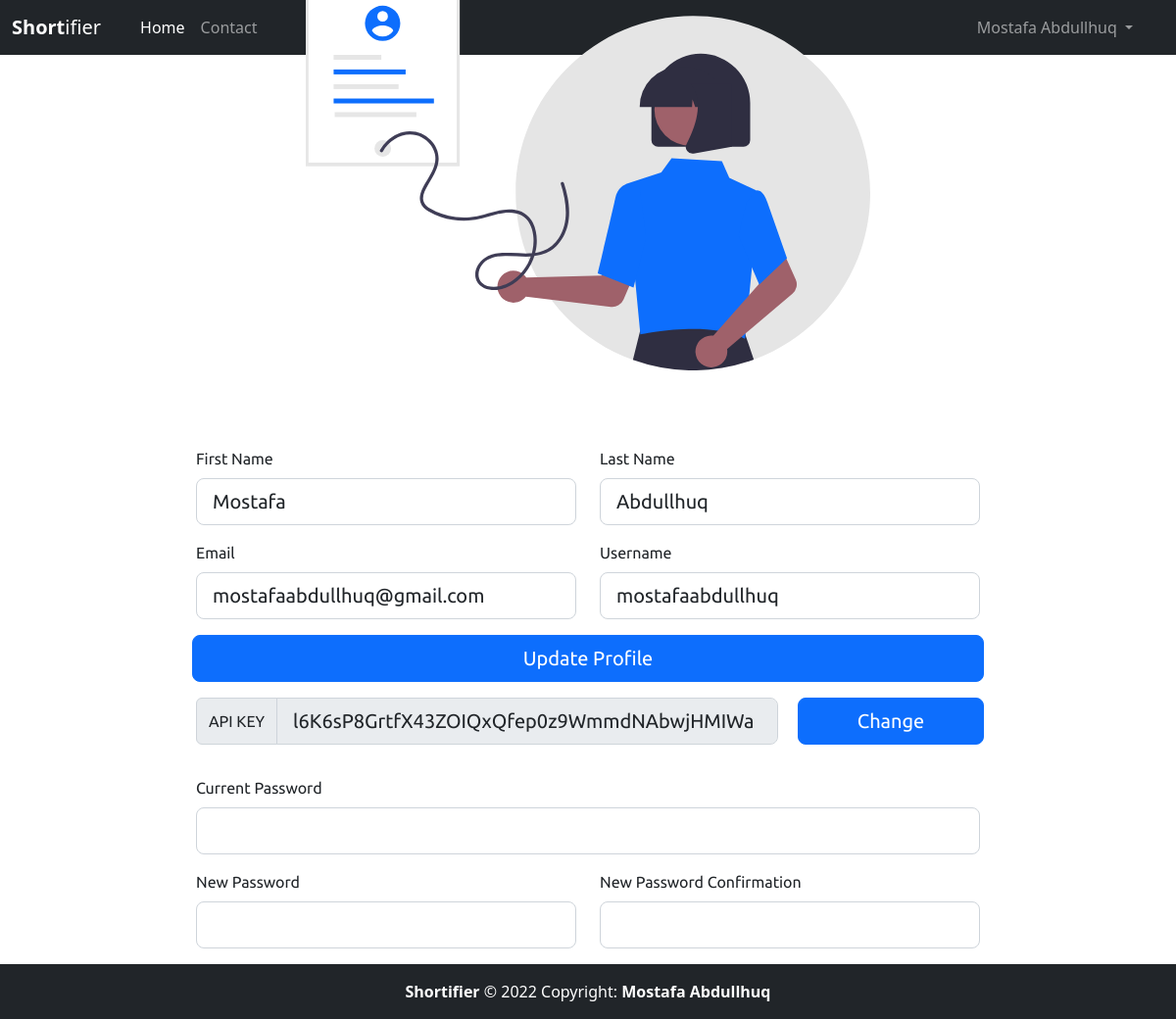
The app's page /settings (signed in) with its own data.
### tables this page shows
CREATE TABLE "users" (
  "id" integer PRIMARY KEY,
  "first_name" text NOT NULL,
  "last_name" text NOT NULL,
  "email" text UNIQUE NOT NULL,
  "username" text UNIQUE NOT NULL,
  "password" text NOT NULL,
  "api_key" text UNIQUE NOT NULL,
  "is_verified" boolean NOT NULL
);

### app.py (the view)
@login_required
@app.route("/settings", methods=["GET", "POST"])
def settings():
    if request.method == "GET":
        return render_template("settings.html")

### app.py (called while the page is built)
@app.after_request
def after_request(response):
    response.headers["Cache-Control"] = "no-cache, no-store, must-revalidate"
    response.headers["Expires"] = 0
    response.headers["Pragma"] = "no-cache"
    return response

@app.context_processor
def get_user_details():
    if session["user_id"] and session["api_key"]:
        try:
            userDetails = db.execute("SELECT * FROM users WHERE id = ?", session["user_id"])[0]
        except:
            userDetails = False
    else:
        userDetails = False
    return dict(userDetails=userDetails)

### templates/settings.html (shortened to what this page needs)
{% extends 'layout.html' %}
{% block body %}
    <div class="container home-container">
        <div class="row mb-5 settings-image-container">
            <img src="static/img/settings.svg" alt="Settings" class="img-responsive" />
        </div>
        <div class="settings-form">
            <div class="mb-3 row">
                <div class="col-md-6">
                    <label for="settings-first-name" class="form-label">First Name</label>
                    <input type="text" class="form-control form-control-lg col me-3 settings-first-name" id="settings-first-name"  name="first_name" value="{{userDetails['first_name']}}" required>
                </div>
                <div class="col-md-6">
                    <label for="settings-last-name" class="form-label">Last Name</label>
                    <input type="text" class="form-control form-control-lg col me-3 settings-last-name" id="settings-last-name"  name="last_name" value="{{userDetails['last_name']}}" required>
                </div>
            </div>
            <div class="mb-3 row">
                <div class="col-md-6">
                    <label for="settings-email-address" class="form-label">Email</label>
                    <input type="email" class="form-control form-control-lg col me-3 settings-email-address" id="settings-email-address"  name="email_address" value="{{userDetails['email']}}" required>
                </div>
                <div class="col-md-6">
                    <label for="settings-username" class="form-label">Username</label>
                    <input type="text" class="form-control form-control-lg col me-3 settings-username" id="settings-username"  name="username" value="{{userDetails['username']}}" required>
                </div>
            </div>
            <div class="submit-container mb-3 mt-3 row">
                <button class="btn btn-primary btn-lg update-profile-submit col ms-2 me-2">Update Profile</button>
            </div>
            <div class="mb-3 row">
                <div class="col-9">
                    <div class="input-group mb-3">
                        <span class="input-group-text" id="settings-api-key">API KEY</span>
                        <input type="text" class="form-control form-control-lg  settings-api-key" name="settings-api-key" value="{{userDetails['api_key']}}" disabled aria-describedby="settings-api-key">
                    </div>
                </div>
                <div class="col-3">
                    <div class="row">
                        <button class="btn btn-primary btn-lg settings-generate-new-key ms-2 me-2 col">Change</button>
                    </div>
                </div>
            </div>
            <div class="mb-3 row">
                <div class="col">
                    <label for="settings-current-password" class="form-label">Current Password</label>
                    <input type="password" class="form-control form-control-lg col me-3 settings-current-password" id="settings-current-password"  name="current_password" required>
                </div>
            </div>
            <div class="mb-3 row">
                <div class="col-md-6">
                    <label for="settings-new-password" class="form-label">New Password</label>
                    <input type="password" class="form-control form-control-lg col me-3 settings-new-password" id="settings-new-password"  name="new_password" required>
                </div>
                <div class="col-md-6">
                    <label for="settings-new-password-confirmation" class="form-label">New Password Confirmation</label>
                    <input type="password" class="form-control form-control-lg col me-3 settings-new-password-confirmation" id="settings-new-password-confirmation"  name="new_password_confirmation" required>
                </div>
            </div>
            <div class="submit-container mb-3 mt-3 row">
                <button class="btn btn-primary btn-lg update-password-submit col ms-2 me-2">Change Password</button>
            </div>
        </div>
    </div>
{% endblock %}

### templates/layout.html (shortened to what this page needs)
<!DOCTYPE html>
<html lang="en">
<head>
    <link href="https://cdn.jsdelivr.net/npm/bootstrap@5.2.0/dist/css/bootstrap.min.css" rel="stylesheet">
    <link rel="stylesheet" href="static/style.css" />
</head>
<body>
    <nav class="navbar navbar-expand-lg navbar-dark bg-dark">
        <div class="container-fluid">
            <a class="navbar-brand" href="/"><span style="font-weight: bold;">Short</span>ifier</a>
            <div class="collapse navbar-collapse" id="navbarSupportedContent">
                <ul class="navbar-nav me-auto mb-2 mb-lg-0">
                    <li class="nav-item ms-3">
                    <a class="nav-link active" aria-current="page" href="/">Home</a>
                    </li>
                    <li class="nav-item">
                    <a class="nav-link" href="/contact">Contact</a>
                    </li>
                </ul>
                {% if session["api_key"] and session["user_id"]%}
                    <div class="user-controls me-4">
                        <ul class="navbar-nav me-auto mb-2 mb-lg-0">
                            <li class="nav-item dropdown">
                            <a class="nav-link dropdown-toggle" href="#" role="button" data-bs-toggle="dropdown" aria-expanded="false">
                                {{userDetails["first_name"]}} {{userDetails["last_name"]}}
                            </a>
                            </li>
                        </ul>
                    </div>
                {% else %}
                    <div class="user-controls pe-6 mt-1 mb-1">
                        <button class="btn btn-outline-success me-2" type="button"><a href="/register">Register</a></button>
                        <button class="btn btn-outline-primary" type="button"><a href="/login">Login</a></button>
                    </div>
                {% endif %}
            </div>
        </div>
    </nav>
    {% block body %}{% endblock %}
    <footer class="bg-dark text-center text-lg-start">
        <div class="text-center p-3">
            <span>Shortifier</span> © 2022 Copyright:
            <span>Mostafa Abdullhuq</span>
        </div>
    </footer>
</body>
</html>

### static/style.css (style rules this page uses)
div.home-container { position: absolute; max-width: 70%; top:50%; left:50%; transform: translate(-50%, -50%); font-family: 'Ubuntu', sans-serif; }
div.home-container div.submit-container { padding: 0px !important; }
footer { color: #fff; position: fixed; bottom:0px; width: 100%; }
footer span { font-weight: bold; }
div.login-image-container img, .settings-image-container img { max-width: 600px; }
.login-form, .settings-form { max-width: 800px; margin: 0px auto; }
.settings-image-container img { margin: 0px auto 30px auto; }

### records on screen
users: first_name "Mostafa", last_name "Abdullhuq", email_address "mostafaabdullhuq@gmail.com", username "mostafaabdullhuq", settings-api-key "l6K6sP8GrtfX43ZOIQxQfep0z9WmmdNAbwjHMIWa"
